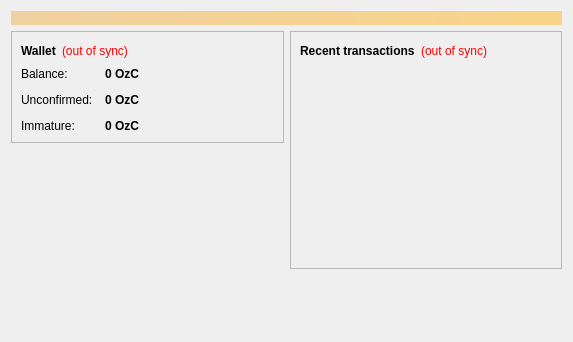
<?xml version="1.0" encoding="UTF-8"?>
<ui version="4.0">
 <class>OverviewPage</class>
 <widget class="QWidget" name="OverviewPage">
  <property name="geometry">
   <rect>
    <x>0</x>
    <y>0</y>
    <width>573</width>
    <height>342</height>
   </rect>
  </property>
  <property name="windowTitle">
   <string>Form</string>
  </property>
  <layout class="QVBoxLayout" name="topLayout">
   <item>
    <widget class="QLabel" name="labelAlerts">
     <property name="visible">
      <bool>false</bool>
     </property>
     <property name="styleSheet">
      <string notr="true">background-color: qlineargradient(x1: 0, y1: 0, x2: 1, y2: 0, stop:0 #F0D0A0, stop:1 #F8D488); color:#000000;</string>
     </property>
     <property name="wordWrap">
      <bool>true</bool>
     </property>
     <property name="margin">
      <number>3</number>
     </property>
    </widget>
   </item>
   <item>
    <layout class="QHBoxLayout" name="horizontalLayout" stretch="1,1">
     <item>
      <layout class="QVBoxLayout" name="verticalLayout_2">
       <item>
        <widget class="QFrame" name="frame">
         <property name="frameShape">
          <enum>QFrame::StyledPanel</enum>
         </property>
         <property name="frameShadow">
          <enum>QFrame::Raised</enum>
         </property>
         <layout class="QVBoxLayout" name="verticalLayout_4">
          <item>
           <layout class="QHBoxLayout" name="horizontalLayout_4">
            <item>
             <widget class="QLabel" name="label_5">
              <property name="font">
               <font>
                <weight>75</weight>
                <bold>true</bold>
               </font>
              </property>
              <property name="text">
               <string>Wallet</string>
              </property>
             </widget>
            </item>
            <item>
             <widget class="QLabel" name="labelWalletStatus">
              <property name="toolTip">
               <string>The displayed information may be out of date. Your wallet automatically synchronizes with the Ozcoin network after a connection is established, but this process has not completed yet.</string>
              </property>
              <property name="styleSheet">
               <string notr="true">QLabel { color: red; }</string>
              </property>
              <property name="text">
               <string notr="true">(out of sync)</string>
              </property>
              <property name="alignment">
               <set>Qt::AlignLeading|Qt::AlignLeft|Qt::AlignVCenter</set>
              </property>
             </widget>
            </item>
            <item>
             <spacer name="horizontalSpacer_2">
              <property name="orientation">
               <enum>Qt::Horizontal</enum>
              </property>
              <property name="sizeHint" stdset="0">
               <size>
                <width>40</width>
                <height>20</height>
               </size>
              </property>
             </spacer>
            </item>
           </layout>
          </item>
          <item>
           <layout class="QFormLayout" name="formLayout_2">
            <property name="fieldGrowthPolicy">
             <enum>QFormLayout::AllNonFixedFieldsGrow</enum>
            </property>
            <property name="horizontalSpacing">
             <number>12</number>
            </property>
            <property name="verticalSpacing">
             <number>12</number>
            </property>
            <item row="0" column="0">
             <widget class="QLabel" name="label">
              <property name="text">
               <string>Balance:</string>
              </property>
             </widget>
            </item>
            <item row="0" column="1">
             <widget class="QLabel" name="labelBalance">
              <property name="font">
               <font>
                <weight>75</weight>
                <bold>true</bold>
               </font>
              </property>
              <property name="cursor">
               <cursorShape>IBeamCursor</cursorShape>
              </property>
              <property name="toolTip">
               <string>Your current balance</string>
              </property>
              <property name="text">
               <string notr="true">0 OzC</string>
              </property>
              <property name="textInteractionFlags">
               <set>Qt::LinksAccessibleByMouse|Qt::TextSelectableByKeyboard|Qt::TextSelectableByMouse</set>
              </property>
             </widget>
            </item>
            <item row="1" column="0">
             <widget class="QLabel" name="label_3">
              <property name="text">
               <string>Unconfirmed:</string>
              </property>
             </widget>
            </item>
            <item row="1" column="1">
             <widget class="QLabel" name="labelUnconfirmed">
              <property name="font">
               <font>
                <weight>75</weight>
                <bold>true</bold>
               </font>
              </property>
              <property name="cursor">
               <cursorShape>IBeamCursor</cursorShape>
              </property>
              <property name="toolTip">
               <string>Total of transactions that have yet to be confirmed, and do not yet count toward the current balance</string>
              </property>
              <property name="text">
               <string notr="true">0 OzC</string>
              </property>
              <property name="textInteractionFlags">
               <set>Qt::LinksAccessibleByMouse|Qt::TextSelectableByKeyboard|Qt::TextSelectableByMouse</set>
              </property>
             </widget>
            </item>
            <item row="2" column="0">
             <widget class="QLabel" name="labelImmatureText">
              <property name="text">
               <string>Immature:</string>
              </property>
             </widget>
            </item>
            <item row="2" column="1">
             <widget class="QLabel" name="labelImmature">
              <property name="font">
               <font>
                <weight>75</weight>
                <bold>true</bold>
               </font>
              </property>
              <property name="toolTip">
               <string>Mined balance that has not yet matured</string>
              </property>
              <property name="text">
               <string notr="true">0 OzC</string>
              </property>
              <property name="textInteractionFlags">
               <set>Qt::LinksAccessibleByMouse|Qt::TextSelectableByKeyboard|Qt::TextSelectableByMouse</set>
              </property>
             </widget>
            </item>
			
           </layout>
          </item>
         </layout>
        </widget>
       </item>
       <item>
        <spacer name="verticalSpacer">
         <property name="orientation">
          <enum>Qt::Vertical</enum>
         </property>
         <property name="sizeHint" stdset="0">
          <size>
           <width>20</width>
           <height>40</height>
          </size>
         </property>
        </spacer>
       </item>
		<item>
         <widget class="QLabel" name="label_wallet_bgcoin">
          <property name="text">
           <string/>
          </property>
          <property name="pixmap">
           <pixmap resource="../bitcoin.qrc">:/images/wallet_bgcoin</pixmap>
          </property>
          <property name="scaledContents">
           <bool>false</bool>
          </property>
          <property name="alignment">
           <set>Qt::AlignLeft</set>
          </property>
          <property name="margin">
           <number>-2</number>
          </property>
         </widget>
        </item>
	   </layout>
     </item>
     <item>
      <layout class="QVBoxLayout" name="verticalLayout_3">
       <item>
        <widget class="QFrame" name="frame_2">
         <property name="frameShape">
          <enum>QFrame::StyledPanel</enum>
         </property>
         <property name="frameShadow">
          <enum>QFrame::Raised</enum>
         </property>
         <layout class="QVBoxLayout" name="verticalLayout">
          <item>
           <layout class="QHBoxLayout" name="horizontalLayout_2">
            <item>
             <widget class="QLabel" name="label_4">
              <property name="text">
               <string>&lt;b&gt;Recent transactions&lt;/b&gt;</string>
              </property>
             </widget>
            </item>
            <item>
             <widget class="QLabel" name="labelTransactionsStatus">
              <property name="toolTip">
               <string>The displayed information may be out of date. Your wallet automatically synchronizes with the Ozcoin network after a connection is established, but this process has not completed yet.</string>
              </property>
              <property name="styleSheet">
               <string notr="true">QLabel { color: red; }</string>
              </property>
              <property name="text">
               <string notr="true">(out of sync)</string>
              </property>
              <property name="alignment">
               <set>Qt::AlignRight|Qt::AlignTrailing|Qt::AlignVCenter</set>
              </property>
             </widget>
            </item>
            <item>
             <spacer name="horizontalSpacer">
              <property name="orientation">
               <enum>Qt::Horizontal</enum>
              </property>
              <property name="sizeHint" stdset="0">
               <size>
                <width>40</width>
                <height>20</height>
               </size>
              </property>
             </spacer>
            </item>
           </layout>
          </item>
          <item>
           <widget class="QListView" name="listTransactions">
            <property name="styleSheet">
             <string notr="true">QListView { background: transparent; }</string>
            </property>
            <property name="frameShape">
             <enum>QFrame::NoFrame</enum>
            </property>
            <property name="verticalScrollBarPolicy">
             <enum>Qt::ScrollBarAlwaysOff</enum>
            </property>
            <property name="horizontalScrollBarPolicy">
             <enum>Qt::ScrollBarAlwaysOff</enum>
            </property>
            <property name="selectionMode">
             <enum>QAbstractItemView::NoSelection</enum>
            </property>
           </widget>
          </item>
         </layout>
        </widget>
       </item>
       <item>
        <spacer name="verticalSpacer_2">
         <property name="orientation">
          <enum>Qt::Vertical</enum>
         </property>
         <property name="sizeHint" stdset="0">
          <size>
           <width>20</width>
           <height>40</height>
          </size>
         </property>
        </spacer>
       </item>
      </layout>
     </item>
    </layout>
   </item>
  </layout>
 </widget>
 <resources/>
 <connections/>
</ui>
